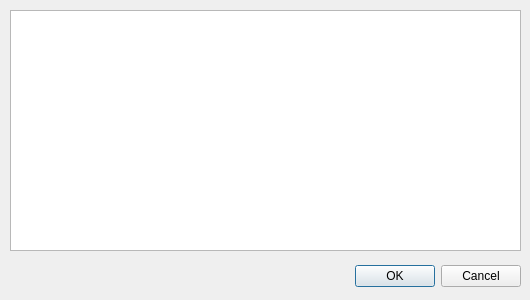
<?xml version="1.0" encoding="UTF-8"?>
<ui version="4.0">
 <class>OutputTerminal</class>
 <widget class="QDialog" name="OutputTerminal">
  <property name="geometry">
   <rect>
    <x>0</x>
    <y>0</y>
    <width>530</width>
    <height>300</height>
   </rect>
  </property>
  <property name="windowTitle">
   <string>Dialog</string>
  </property>
  <widget class="QDialogButtonBox" name="buttonBox">
   <property name="geometry">
    <rect>
     <x>180</x>
     <y>260</y>
     <width>341</width>
     <height>32</height>
    </rect>
   </property>
   <property name="orientation">
    <enum>Qt::Horizontal</enum>
   </property>
   <property name="standardButtons">
    <set>QDialogButtonBox::Cancel|QDialogButtonBox::Ok</set>
   </property>
  </widget>
  <widget class="QListWidget" name="Terminal">
   <property name="geometry">
    <rect>
     <x>10</x>
     <y>10</y>
     <width>511</width>
     <height>241</height>
    </rect>
   </property>
  </widget>
 </widget>
 <resources/>
 <connections>
  <connection>
   <sender>buttonBox</sender>
   <signal>accepted()</signal>
   <receiver>OutputTerminal</receiver>
   <slot>accept()</slot>
   <hints>
    <hint type="sourcelabel">
     <x>248</x>
     <y>254</y>
    </hint>
    <hint type="destinationlabel">
     <x>157</x>
     <y>274</y>
    </hint>
   </hints>
  </connection>
  <connection>
   <sender>buttonBox</sender>
   <signal>rejected()</signal>
   <receiver>OutputTerminal</receiver>
   <slot>reject()</slot>
   <hints>
    <hint type="sourcelabel">
     <x>316</x>
     <y>260</y>
    </hint>
    <hint type="destinationlabel">
     <x>286</x>
     <y>274</y>
    </hint>
   </hints>
  </connection>
 </connections>
</ui>
